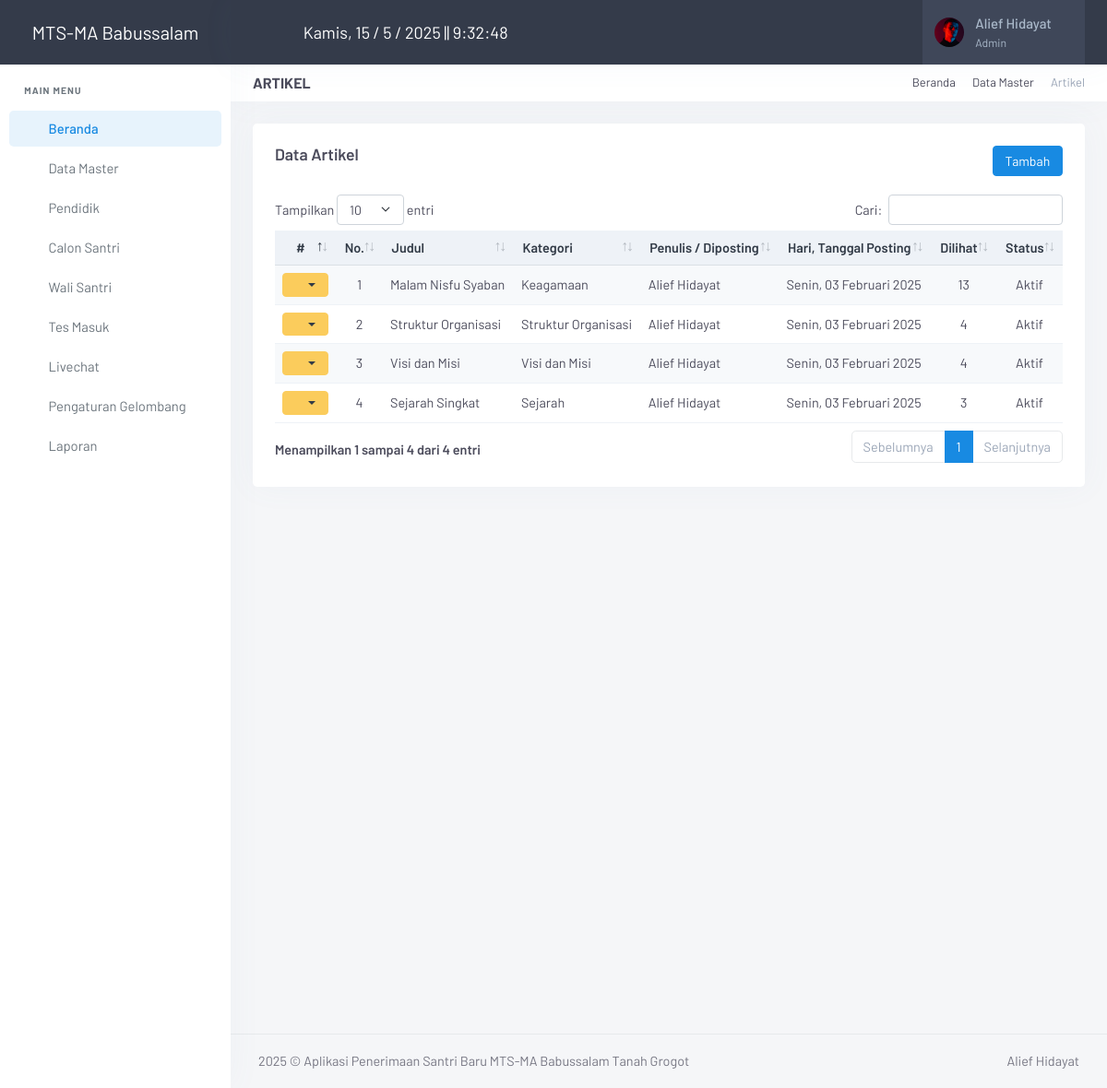
/admin/index.php?page=artikel (signed in), run on the app's committed database.
### tables this page shows
CREATE TABLE `meta` (
  `id_meta` int(11) NOT NULL,
  `instansi` varchar(255) DEFAULT NULL,
  `telp` varchar(50) DEFAULT NULL,
  `email` varchar(255) DEFAULT NULL,
  `alamat` text DEFAULT NULL,
  `logo` varchar(255) DEFAULT NULL,
  `pimpinan` varchar(255) DEFAULT NULL,
  `singkat` varchar(100) NOT NULL
);

CREATE TABLE `artikel` (
  `id_artikel` int(11) NOT NULL,
  `judul` text NOT NULL,
  `kategori` varchar(100) NOT NULL,
  `isi` text NOT NULL,
  `gambar` varchar(100) NOT NULL,
  `tanggal` date NOT NULL,
  `posting` varchar(100) NOT NULL,
  `view` varchar(20) NOT NULL,
  `status_artikel` varchar(20) NOT NULL
);

### admin/inc/koneksi.php (called while the page is built, shortened)
<?php
	$con = mysqli_connect("localhost","root","","db_santri");
?>
<?php $ambil_meta=$con->query("SELECT * FROM meta"); ?>
<?php $meta = $ambil_meta->fetch_assoc(); ?>

### admin/inc/tanggal.php (called while the page is built, shortened)
<?php
function tgl_indo($tgl){
    $tanggal = substr($tgl,8,2);
    $bulan   = getBulan(substr($tgl,5,2));
    $tahun   = substr($tgl,0,4);
    return $tanggal.' '.$bulan.' '.$tahun;
}
function getBulan($bln){
    switch ($bln){
        case 2: return "Februari"; break;
        case 11: return "November"; break;
    }
}
function getHari($tgl){
    $hari = date('l', strtotime($tgl));
    switch ($hari){
        case 'Monday': return 'Senin'; break;
    }
}
?>

### admin/page/artikel/artikel.php (the view, shortened to what this page needs)
<div class="page-title-head d-flex align-items-center gap-2">
    <div class="flex-grow-1">
        <h4 class="fs-16 text-uppercase fw-bold mb-0">Artikel</h4>
    </div>
    <div class="text-end">
        <ol class="breadcrumb m-0 py-0 fs-13">
            <li class="breadcrumb-item"><a href="javascript: void(0);">Beranda</a></li>
            <li class="breadcrumb-item"><a href="javascript: void(0);">Data Master</a></li>
            <li class="breadcrumb-item active">Artikel</li>
        </ol>
    </div>
</div>
<div class="row">
    <div class="col-12">
        <div class="card">
            <div class="card-body">
                <h4 class="header-title mb-2">
                    Data Artikel
                    <a href="?page=artikel&aksi=tambah" class="btn btn-primary btn-sm float-end">Tambah</a>
                </h4>
                <br>
                <table id="dtTabel" class="table table-striped table-sm w-100">
                    <thead class="table-light">
                        <tr>
                            <th width="10" class="text-center">#</th>
                            <th width="5" class="text-center">No.</th>
                            <th>Judul</th>
                            <th>Kategori</th>
                            <th>Penulis / Diposting</th>
                            <th>Hari, Tanggal Posting</th>
                            <th class="text-center">Dilihat</th>
                            <th class="text-center">Status</th>
                        </tr>
                    </thead>
                    <tbody>
                        <?php
                            $nomor = 1;
                            $ambil = $con->query("SELECT * FROM artikel ORDER BY id_artikel ASC");
                            while ($row = $ambil->fetch_assoc()) {
                                $hari = getHari($row['tanggal']);
                                $tgl = tgl_indo($row['tanggal']);
                                ?>
                                <tr>
                                    <td class="text-center">
                                        <div class="dropdown">
                                            <button class="btn btn-warning btn-sm dropdown-toggle text-dark" type="button" id="dropdownMenuButton" data-bs-toggle="dropdown" aria-haspopup="true" aria-expanded="false">
                                                <i class="ti ti-settings"></i>
                                            </button>
                                        </div>
                                    </td>
                                    <td class="text-center"><?= $nomor; ?></td>
                                    <td><?= $row['judul']; ?></td>
                                    <td><?= $row['kategori']; ?></td>
                                    <td><?= $row['posting']; ?></td>
                                    <td><?= $hari; ?>, <?= $tgl; ?></td>
                                    <td class="text-center"><?= $row['view']; ?></td>
                                    <td class="text-center"><?= $row['status_artikel']; ?></td>
                                </tr>
                            <?php
                            $nomor++;
                            }
                        ?>
                    </tbody>
                </table>
            </div>
        </div>
    </div>
</div>

### admin/index.php (shortened to what this page needs)
<?php
include ("inc/koneksi.php");
include ("inc/tanggal.php");
if ($_SESSION['Admin'] || $_SESSION['Pimpinan']) {
?>
<!DOCTYPE html>
<html lang="en">
<head>
    <link href="assets/vendor/jsvectormap/jsvectormap.min.css" rel="stylesheet" type="text/css">
    <link href="assets/css/vendor.min.css" rel="stylesheet" type="text/css" />
    <link href="assets/css/app.min.css" rel="stylesheet" type="text/css" id="app-style" />
    <link href="assets/css/icons.min.css" rel="stylesheet" type="text/css" />
    <link href="assets/vendor/datatables.net-bs5/css/dataTables.bootstrap5.min.css" rel="stylesheet" type="text/css" />
    <link href="assets/vendor/datatables.net-responsive-bs5/css/responsive.bootstrap5.min.css" rel="stylesheet" type="text/css" />
    <link href="assets/vendor/datatables.net-fixedcolumns-bs5/css/fixedColumns.bootstrap5.min.css" rel="stylesheet" type="text/css" />
    <link href="assets/vendor/datatables.net-fixedheader-bs5/css/fixedHeader.bootstrap5.min.css" rel="stylesheet" type="text/css" />
    <link href="assets/vendor/datatables.net-buttons-bs5/css/buttons.bootstrap5.min.css" rel="stylesheet" type="text/css" />
    <link href="assets/vendor/datatables.net-select-bs5/css/select.bootstrap5.min.css" rel="stylesheet" type="text/css" />
</head>
<body>
    <?php
    if ($_SESSION['Admin']) { $user = $_SESSION['Admin']; }
    $sql = mysqli_query($con, "SELECT * FROM admin WHERE id_admin='$user'");
    $admin = mysqli_fetch_assoc($sql);
    ?>
    <div class="wrapper">
        <?php include "menu.php" ?>
        <header class="app-topbar">
            <div class="page-container topbar-menu">
                <div class="d-flex align-items-center gap-2">
                    <button class="sidenav-toggle-button px-2">
                        <i class="ti ti-menu-deep fs-24"></i>
                    </button>
                    <div id="current-time" class="time-display text-white"></div>
                </div>
                <div class="d-flex align-items-center gap-2">
                    <div class="topbar-item d-none d-sm-flex">
                        <button class="topbar-link" data-bs-toggle="offcanvas" data-bs-target="#theme-settings-offcanvas" type="button">
                            <i class="ti ti-settings fs-22"></i>
                        </button>
                    </div>
                    <div class="topbar-item d-none d-sm-flex">
                        <button class="topbar-link" id="light-dark-mode" type="button">
                            <i class="ti ti-moon fs-22"></i>
                        </button>
                    </div>
                    <div class="topbar-item nav-user">
                        <div class="dropdown">
                            <a class="topbar-link dropdown-toggle drop-arrow-none px-2" data-bs-toggle="dropdown" data-bs-offset="0,19" type="button" aria-haspopup="false" aria-expanded="false">
                                <img src="assets/gambar/admin/<?= $admin['foto'] ?>" width="32" class="rounded-circle me-lg-2 d-flex" alt="user-image">
                                <span class="d-lg-flex flex-column gap-1 d-none">
                                    <h5 class="my-0"><?= $admin['nama'] ?></h5>
                                    <h6 class="my-0 fw-normal"><?= $admin['level'] ?></h6>
                                </span>
                                <i class="ti ti-chevron-down d-none d-lg-block align-middle ms-2"></i>
                            </a>
                        </div>
                    </div>
                </div>
            </div>
        </header>
        <div class="page-content">
            <div class="page-container">
                <?php
                $page = $_GET['page'];
                $aksi = $_GET['aksi'];
                if ($page == "artikel")
                {
                    if ($aksi == "") { include "page/artikel/artikel.php"; }
                }
                ?>
            </div>
            <footer class="footer">
                <div class="page-container">
                    <div class="row">
                        <div class="col-md-8 text-center text-md-start">
                            <script>document.write(new Date().getFullYear())</script> © Aplikasi Penerimaan Santri Baru <?= $meta['instansi'] ?> Tanah Grogot</span>
                        </div>
                        <div class="col-md-4">
                            <div class="text-md-end footer-links d-none d-md-block">
                                <a href="javascript: void(0);">Alief Hidayat</a>
                            </div>
                        </div>
                    </div>
                </div>
            </footer>
        </div>
    </div>
</body>
</html>
<?php
}else{
    echo '<script language="javascript">alert("Anda belum login, Klik OK untuk Login"); document.location="login.php";</script>';
    }
?>

### admin/menu.php (shortened to what this page needs)
<div class="sidenav-menu">
    <a href="index.php" class="logo">
        <span class="logo-light">
            <span class="logo-lg text-white" style="font-size: 20px;"><?= $meta['instansi'] ?></span>
        </span>
    </a>
    <div data-simplebar>
        <ul class="side-nav table-responsive">
            <li class="side-nav-title">Main Menu</li>
            <li class="side-nav-item">
                <a href="index.php" class="side-nav-link">
                    <span class="menu-icon"><i class="ti ti-home"></i></span>
                    <span class="menu-text"> Beranda </span>
                </a>
            </li>
            <li class="side-nav-item">
                <a data-bs-toggle="collapse" href="#sidebarDTMaster" aria-expanded="false" aria-controls="sidebarDTMaster"
                    class="side-nav-link">
                    <span class="menu-icon"><i class="ti ti-database"></i></span>
                    <span class="menu-text"> Data Master</span>
                    <span class="menu-arrow"></span>
                </a>
            </li>
            <li class="side-nav-item">
                <a href="?page=pendidik" class="side-nav-link">
                    <span class="menu-icon"><i class="ti ti-user"></i></span>
                    <span class="menu-text"> Pendidik </span>
                </a>
            </li>
            <li class="side-nav-item">
                <a data-bs-toggle="collapse" href="#sidebarCsantri" aria-expanded="false" aria-controls="sidebarCsantri"
                    class="side-nav-link">
                    <span class="menu-icon"><i class="ti ti-users"></i></span>
                    <span class="menu-text"> Calon Santri</span>
                    <span class="menu-arrow"></span>
                </a>
            </li>
            <li class="side-nav-item">
                <a data-bs-toggle="collapse" href="#sidebarWaliSantri" aria-expanded="false" aria-controls="sidebarWaliSantri"
                    class="side-nav-link">
                    <span class="menu-icon"><i class="ti ti-users"></i></span>
                    <span class="menu-text"> Wali Santri</span>
                    <span class="menu-arrow"></span>
                </a>
            </li>
            <li class="side-nav-item">
                <a href="?page=tes_masuk" class="side-nav-link">
                    <span class="menu-icon"><i class="ti ti-edit"></i></span>
                    <span class="menu-text"> Tes Masuk </span>
                </a>
            </li>
            <li class="side-nav-item">
                <a href="?page=livechat" class="side-nav-link">
                    <span class="menu-icon"><i class="ti ti-message-circle"></i></span>
                    <span class="menu-text"> Livechat </span>
                </a>
            </li>
            <li class="side-nav-item">
                <a href="?page=pengaturan_gelombang" class="side-nav-link">
                    <span class="menu-icon"><i class="ti ti-message-circle"></i></span>
                    <span class="menu-text"> Pengaturan Gelombang </span>
                </a>
            </li>
            <li class="side-nav-item">
                <a data-bs-toggle="collapse" href="#sidebarLaporan" aria-expanded="false" aria-controls="sidebarLaporan"
                    class="side-nav-link">
                    <span class="menu-icon"><i class="ti ti-printer"></i></span>
                    <span class="menu-text"> Laporan</span>
                    <span class="menu-arrow"></span>
                </a>
            </li>
        </ul>
    </div>
</div>

### admin/index.php (style rules this page uses)
.sidenav-toggle-button, .topnav-toggle-button { background-color: transparent; border: none; cursor: pointer; }
.time-display { font-size: 18px; }

### data on the page
meta: instansi "MTS-MA Babussalam"
artikel: judul "Malam Nisfu Syaban", kategori "Keagamaan", posting "Alief Hidayat", tanggal "Senin", tanggal "03 Februari 2025", view "13", status_artikel "Aktif"
artikel: judul "Struktur Organisasi", kategori "Struktur Organisasi", posting "Alief Hidayat", tanggal "Senin", tanggal "03 Februari 2025", view "4", status_artikel "Aktif"
artikel: judul "Visi dan Misi", kategori "Visi dan Misi", posting "Alief Hidayat", tanggal "Senin", tanggal "03 Februari 2025", view "4", status_artikel "Aktif"
artikel: judul "Sejarah Singkat", kategori "Sejarah", posting "Alief Hidayat", tanggal "Senin", tanggal "03 Februari 2025", view "3", status_artikel "Aktif"

### other printed values
$admin['nama'] "Alief Hidayat"
$admin['level'] "Admin"
